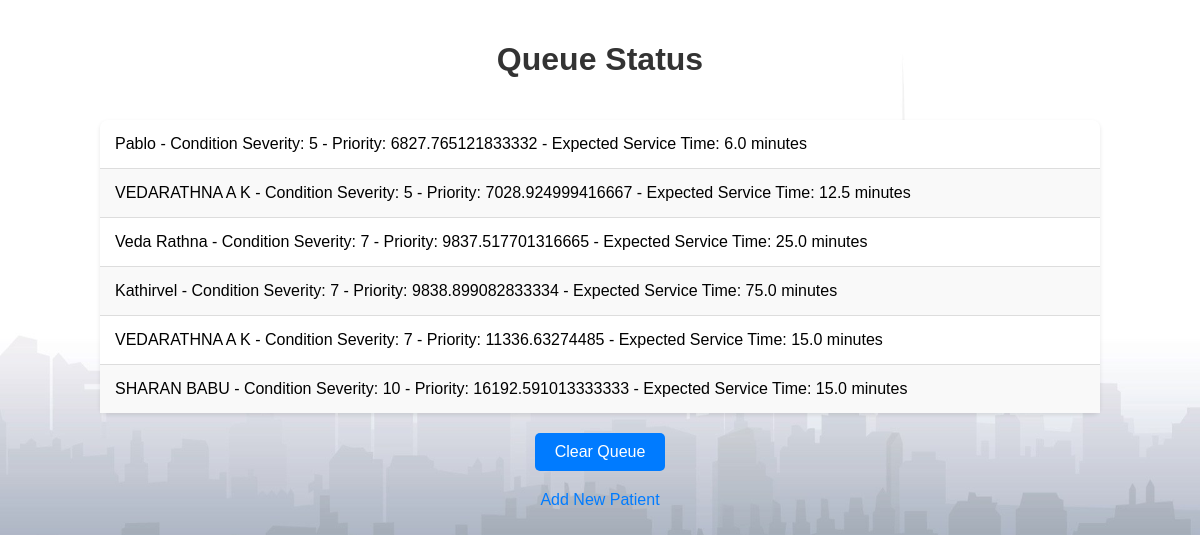
The page /queue/queue/status/ on the database as committed earlier.
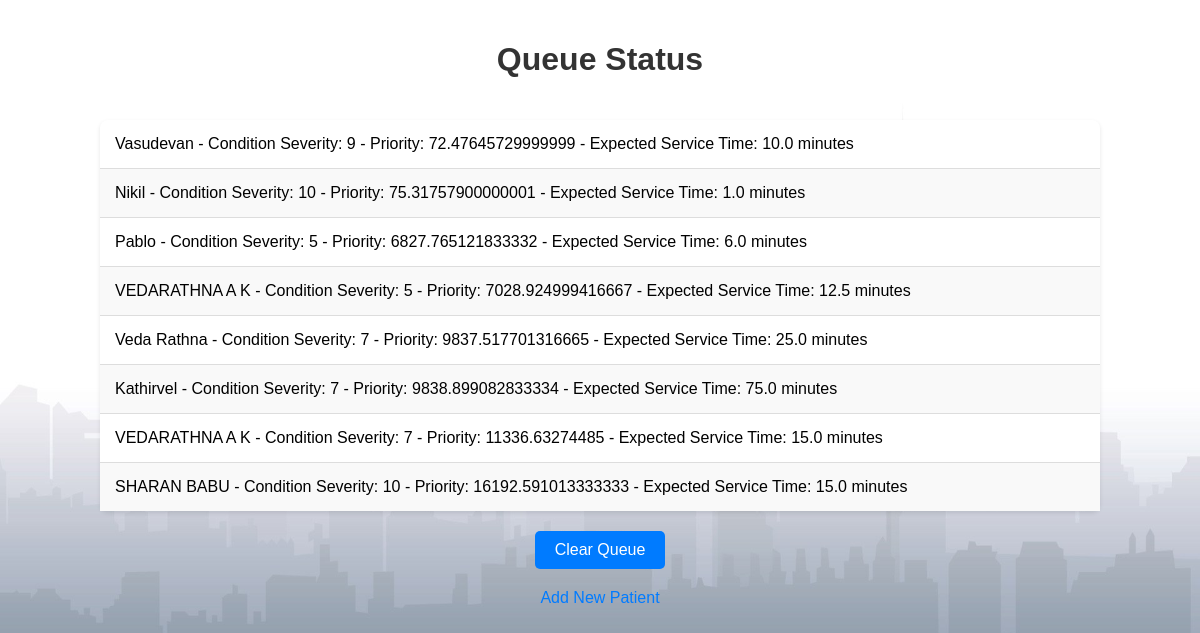
The same page on the database as committed later.
### queue_app/models.py (models this page shows, shortened)
class Queue(models.Model):
    patient = models.ForeignKey(Patient, on_delete=models.CASCADE)
    priority = models.IntegerField(default=0)
    arrival_time = models.DateTimeField(default=timezone.now)
    def update_priority(self):
        if timezone.is_naive(self.arrival_time):
            arrival_time = timezone.make_aware(self.arrival_time)
        else:
            arrival_time = self.arrival_time
        current_time = timezone.now()
        time_waited = current_time - arrival_time
        wait_time_in_minutes = time_waited.total_seconds() / 60
        patient_severity = self.patient.condition_severity
        self.priority = patient_severity * wait_time_in_minutes
        self.save()

class Patient(models.Model):
    name = models.CharField(max_length=100)
    condition_severity = models.IntegerField()  # Higher severity = Higher priority
    arrival_time = models.DateTimeField(auto_now_add=True)
    expected_service_time = models.IntegerField()  # in minutes
    priority = models.IntegerField(default=0)  # Priority field (higher value = higher priority)
    def calculate_actual_service_time(self):
        severity_factor = 1 if self.condition_severity > 5 else 2
        return self.expected_service_time / severity_factor

### queue_app/views.py (the view)
# urls.py: path('queue/status/', views.queue_status, name='queue_status'),
def queue_status(request):
    queue = Queue.objects.all()
    for item in queue:
        item.update_priority()
    sorted_queue = sorted(queue, key=lambda x: x.priority)
    context = {
        'queue': sorted_queue
    }
    return render(request, 'queue_app/queue_status.html', context)

### queue_app/templates/queue_app/queue_status.html (shortened to what this page needs)
{% load static %}
<!DOCTYPE html>
<html>
<head>
    <link rel="stylesheet" type="text/css" href="{% static 'queue_app/css/queue_status.css' %}">
</head>
<body>
    <h1>Queue Status</h1>
    <ul>
        {% for item in queue %}
            <li>{{ item.patient.name }} - Condition Severity: {{ item.patient.condition_severity }} - Priority: {{ item.priority }} - Expected Service Time: {{ item.patient.calculate_actual_service_time }} minutes</li>
        {% empty %}
            <li>No patients in queue.</li>
        {% endfor %}
    </ul>
    <form method="post" action="{% url 'clear_queue' %}">
        <button type="submit">Clear Queue</button>
    </form>
    <a href="{% url 'patient_arrival' %}">Add New Patient</a>
</body>
</html>

### queue_app/static/queue_app/css/queue_status.css (style rules this page uses)
body { background-image: url('../Background.jpg'); background-size: 100vw 100vh; background-position: center; font-family: Arial, sans-serif; margin: 0; padding: 0; background-color: #f4f4f4; }
h1 { text-align: center; color: #333; padding: 20px; }
ul { list-style-type: none; padding: 0; margin: 20px auto; max-width: 1000px; background: #fff; border-radius: 8px; box-shadow: 0 2px 4px rgba(0, 0, 0, 0.1); }
li { padding: 15px; border-bottom: 1px solid #ddd; }
li:last-child { border-bottom: none; }
li:nth-child(even) { background-color: #f9f9f9; }
button { display: block; margin: 20px auto; padding: 10px 20px; font-size: 16px; color: #fff; background-color: #007bff; border: none; border-radius: 5px; cursor: pointer; transition: background-color 0.3s ease; }
a { display: block; text-align: center; margin: 20px auto; font-size: 16px; color: #007bff; text-decoration: none; }

Rows that differ between the two databases and show on the page:
added Queue: patient.name "Vasudevan", patient.condition_severity "9", priority "72.47645729999999", patient.calculate_actual_service_time "10.0"
added Queue: patient.name "Nikil", patient.condition_severity "10", priority "75.31757900000001", patient.calculate_actual_service_time "1.0"
